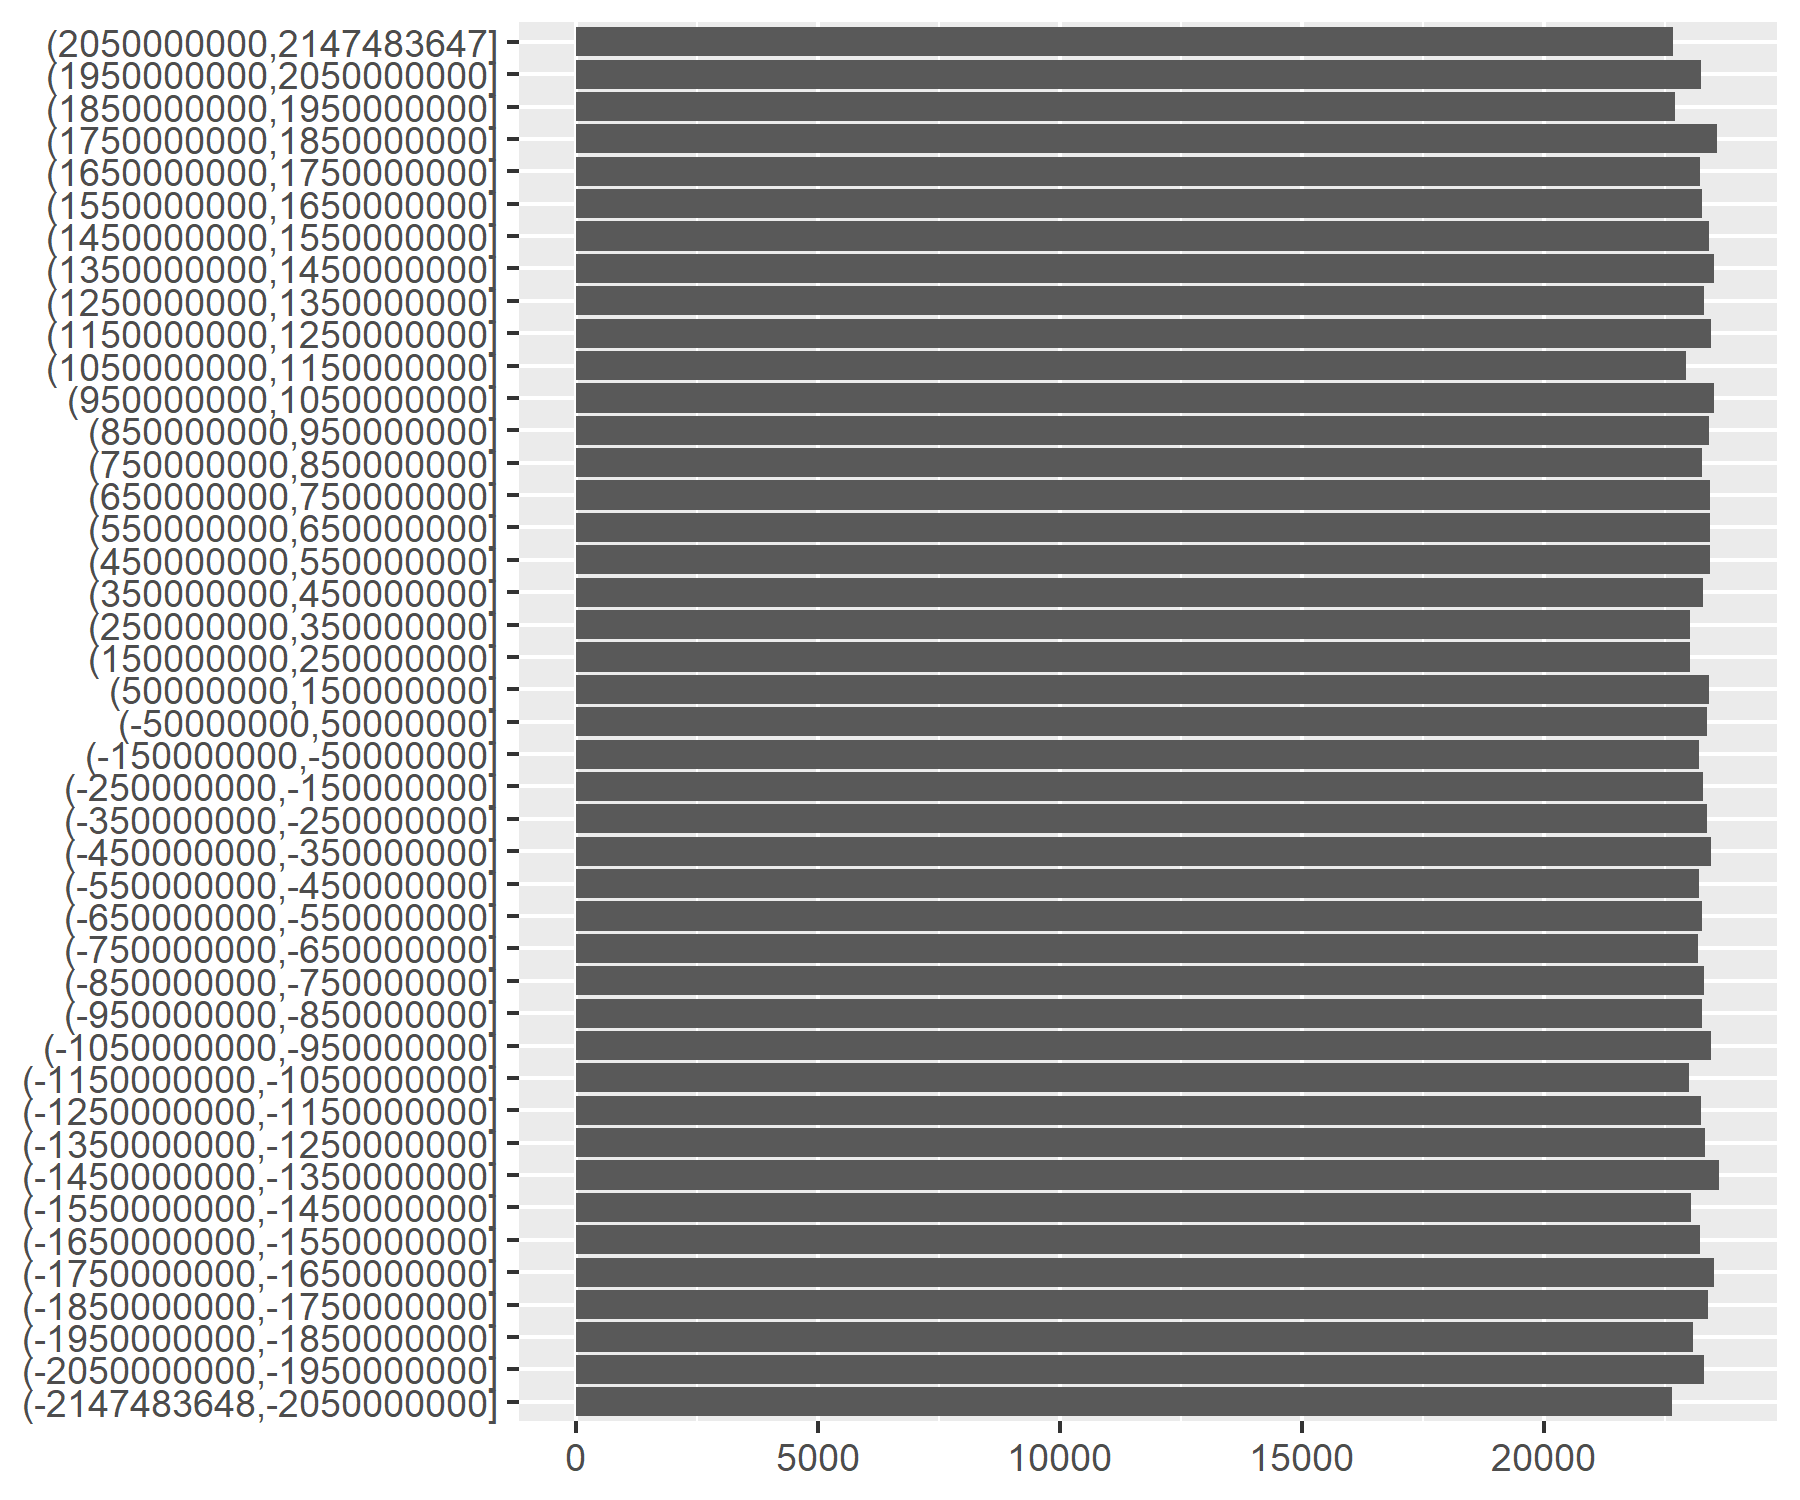

Write the R code that produced this figure.
library(tidyverse)
library(ggplot2)

bins <- c(-2147483648, seq(-2147483648 + 97483648, 2147483647 - 97483647, by = 100000000), 2147483647)

rng <- read.csv("./documentation/mechanics/rng/rng.csv") %>%
    mutate(RNG_bin = cut(RNG_Value, breaks = bins, dig.lab = 10)) %>%
    group_by(RNG_bin) %>%
    summarise(n = n())

ggplot(data = rng, mapping = aes(y = RNG_bin)) +
    geom_bar(aes(weight = n)) +
    theme(axis.title.y = element_blank(), axis.title.x = element_blank())

ggsave(file = "./documentation/mechanics/rng/rng.png", width = 6, height = 5, dpi = 300)
